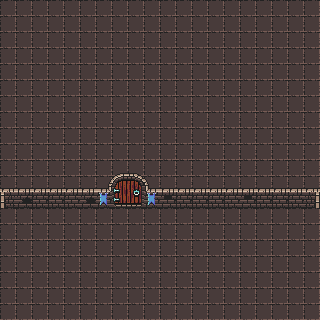

A 2D game scene composited from a Tiled map and its tileset images. What follows is a short description and the map's XML, with each tile layer's data collapsed to a summary:
An orthogonal 20x20 tile map with 16x16 px tiles, 2 tile layers (background, foreground) and 8 objects (PLAYER).

<map version="1.4" tiledversion="1.4.3" orientation="orthogonal" renderorder="right-up" width="20" height="20" tilewidth="16" tileheight="16" infinite="0" nextlayerid="6" nextobjectid="9">
 <tileset firstgid="1" source="tileset1.tsx" />
 <layer id="1" name="background" width="20" height="20">
  <properties>
   <property name="z" type="int" value="0" />
  </properties>
  <data>[400 cells, 400 non-empty, 1 distinct tile ids]</data>
 </layer>
 <layer id="2" name="foreground" width="20" height="20">
  <properties>
   <property name="z" type="int" value="1" />
  </properties>
  <data>[400 cells, 42 non-empty, 15 distinct tile ids]</data>
 </layer>
 <objectgroup id="3" name="emptyCollision">
  <properties>
   <property name="collisionLayer" type="bool" value="true" />
  </properties>
 </objectgroup>
 <objectgroup id="4" name="collision">
  <properties>
   <property name="collisionLayer" type="bool" value="true" />
  </properties>
  <object id="1" x="17.5" y="240.25" width="39.25" height="29.5" />
  <object id="2" x="76" y="247.25">
   <ellipse />
  </object>
  <object id="3" x="105.75" y="224.25" width="35.75" height="21.75">
   <ellipse />
  </object>
  <object id="4" x="136.25" y="263.25">
   <polyline points="0,0 22,-24.75" />
  </object>
  <object id="5" x="177.5" y="286">
   <polygon points="0,0 18.5,-50.5 54.25,-34" />
  </object>
  <object id="6" x="77.5" y="296.75" />
 </objectgroup>
 <objectgroup id="5" name="entities">
  <object id="7" x="254.5" y="260.5">
   <point />
  </object>
  <object id="8" name="PLAYER" x="149.75" y="306.25">
   <point />
  </object>
 </objectgroup>
</map>
